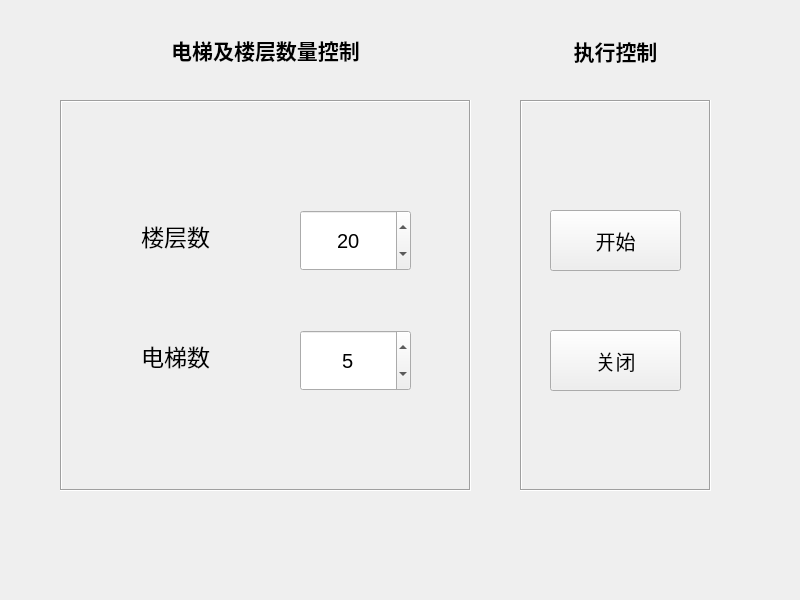
<?xml version="1.0" encoding="UTF-8"?>
<ui version="4.0">
 <class>MainWindow</class>
 <widget class="QWidget" name="MainWindow">
  <property name="enabled">
   <bool>true</bool>
  </property>
  <property name="geometry">
   <rect>
    <x>0</x>
    <y>0</y>
    <width>800</width>
    <height>600</height>
   </rect>
  </property>
  <property name="minimumSize">
   <size>
    <width>800</width>
    <height>600</height>
   </size>
  </property>
  <property name="maximumSize">
   <size>
    <width>800</width>
    <height>600</height>
   </size>
  </property>
  <property name="windowTitle">
   <string>Elevator Dispatch</string>
  </property>
  <property name="autoFillBackground">
   <bool>false</bool>
  </property>
  <widget class="QFrame" name="frame">
   <property name="geometry">
    <rect>
     <x>60</x>
     <y>100</y>
     <width>411</width>
     <height>391</height>
    </rect>
   </property>
   <property name="styleSheet">
    <string notr="true"/>
   </property>
   <property name="frameShape">
    <enum>QFrame::Box</enum>
   </property>
   <property name="frameShadow">
    <enum>QFrame::Sunken</enum>
   </property>
   <widget class="QLabel" name="label">
    <property name="geometry">
     <rect>
      <x>40</x>
      <y>100</y>
      <width>151</width>
      <height>71</height>
     </rect>
    </property>
    <property name="font">
     <font>
      <pointsize>17</pointsize>
     </font>
    </property>
    <property name="text">
     <string>楼层数</string>
    </property>
    <property name="alignment">
     <set>Qt::AlignCenter</set>
    </property>
   </widget>
   <widget class="QSpinBox" name="input_floor">
    <property name="geometry">
     <rect>
      <x>240</x>
      <y>110</y>
      <width>111</width>
      <height>61</height>
     </rect>
    </property>
    <property name="font">
     <font>
      <pointsize>15</pointsize>
     </font>
    </property>
    <property name="alignment">
     <set>Qt::AlignCenter</set>
    </property>
    <property name="buttonSymbols">
     <enum>QAbstractSpinBox::UpDownArrows</enum>
    </property>
    <property name="keyboardTracking">
     <bool>true</bool>
    </property>
    <property name="minimum">
     <number>1</number>
    </property>
    <property name="maximum">
     <number>30</number>
    </property>
    <property name="value">
     <number>20</number>
    </property>
    <property name="displayIntegerBase">
     <number>10</number>
    </property>
   </widget>
   <widget class="QLabel" name="elevator">
    <property name="geometry">
     <rect>
      <x>40</x>
      <y>220</y>
      <width>151</width>
      <height>71</height>
     </rect>
    </property>
    <property name="font">
     <font>
      <pointsize>17</pointsize>
     </font>
    </property>
    <property name="text">
     <string>电梯数</string>
    </property>
    <property name="alignment">
     <set>Qt::AlignCenter</set>
    </property>
   </widget>
   <widget class="QSpinBox" name="input_elevator">
    <property name="geometry">
     <rect>
      <x>240</x>
      <y>230</y>
      <width>111</width>
      <height>61</height>
     </rect>
    </property>
    <property name="font">
     <font>
      <pointsize>15</pointsize>
     </font>
    </property>
    <property name="styleSheet">
     <string notr="true"/>
    </property>
    <property name="alignment">
     <set>Qt::AlignCenter</set>
    </property>
    <property name="buttonSymbols">
     <enum>QAbstractSpinBox::UpDownArrows</enum>
    </property>
    <property name="keyboardTracking">
     <bool>true</bool>
    </property>
    <property name="minimum">
     <number>1</number>
    </property>
    <property name="maximum">
     <number>30</number>
    </property>
    <property name="value">
     <number>5</number>
    </property>
    <property name="displayIntegerBase">
     <number>10</number>
    </property>
   </widget>
  </widget>
  <widget class="QFrame" name="frame_right">
   <property name="geometry">
    <rect>
     <x>520</x>
     <y>100</y>
     <width>191</width>
     <height>391</height>
    </rect>
   </property>
   <property name="frameShape">
    <enum>QFrame::Box</enum>
   </property>
   <property name="frameShadow">
    <enum>QFrame::Sunken</enum>
   </property>
   <widget class="QPushButton" name="start">
    <property name="geometry">
     <rect>
      <x>30</x>
      <y>110</y>
      <width>131</width>
      <height>61</height>
     </rect>
    </property>
    <property name="font">
     <font>
      <pointsize>15</pointsize>
     </font>
    </property>
    <property name="styleSheet">
     <string notr="true">QPushButton {
    background-color: rgb(207, 207, 207);
 	border-radius: 10px; 
}
QPushButton:hover {
    background-color: rgb(153, 153, 153); 
} border-radius: 10px; </string>
    </property>
    <property name="text">
     <string>开始</string>
    </property>
    <property name="flat">
     <bool>false</bool>
    </property>
   </widget>
   <widget class="QPushButton" name="start_2">
    <property name="geometry">
     <rect>
      <x>30</x>
      <y>230</y>
      <width>131</width>
      <height>61</height>
     </rect>
    </property>
    <property name="font">
     <font>
      <pointsize>15</pointsize>
     </font>
    </property>
    <property name="styleSheet">
     <string notr="true">QPushButton {
    background-color: rgb(207, 207, 207);
 	border-radius: 10px; 
}
QPushButton:hover {
    background-color: rgb(153, 153, 153); 
} border-radius: 10px; </string>
    </property>
    <property name="text">
     <string>关闭</string>
    </property>
    <property name="flat">
     <bool>false</bool>
    </property>
   </widget>
  </widget>
  <widget class="QLabel" name="label_1">
   <property name="geometry">
    <rect>
     <x>60</x>
     <y>29</y>
     <width>411</width>
     <height>41</height>
    </rect>
   </property>
   <property name="sizePolicy">
    <sizepolicy hsizetype="Preferred" vsizetype="Preferred">
     <horstretch>0</horstretch>
     <verstretch>0</verstretch>
    </sizepolicy>
   </property>
   <property name="font">
    <font>
     <pointsize>16</pointsize>
     <weight>75</weight>
     <bold>true</bold>
    </font>
   </property>
   <property name="text">
    <string>电梯及楼层数量控制</string>
   </property>
   <property name="alignment">
    <set>Qt::AlignCenter</set>
   </property>
  </widget>
  <widget class="QLabel" name="label_3">
   <property name="geometry">
    <rect>
     <x>520</x>
     <y>30</y>
     <width>191</width>
     <height>41</height>
    </rect>
   </property>
   <property name="sizePolicy">
    <sizepolicy hsizetype="Preferred" vsizetype="Preferred">
     <horstretch>0</horstretch>
     <verstretch>0</verstretch>
    </sizepolicy>
   </property>
   <property name="font">
    <font>
     <pointsize>16</pointsize>
     <weight>75</weight>
     <bold>true</bold>
    </font>
   </property>
   <property name="text">
    <string>执行控制</string>
   </property>
   <property name="alignment">
    <set>Qt::AlignCenter</set>
   </property>
  </widget>
 </widget>
 <resources/>
 <connections/>
</ui>
